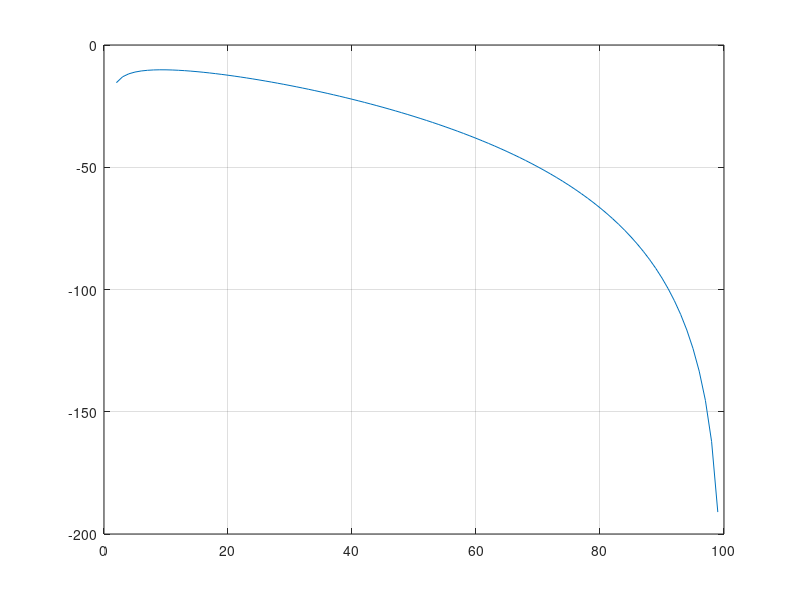
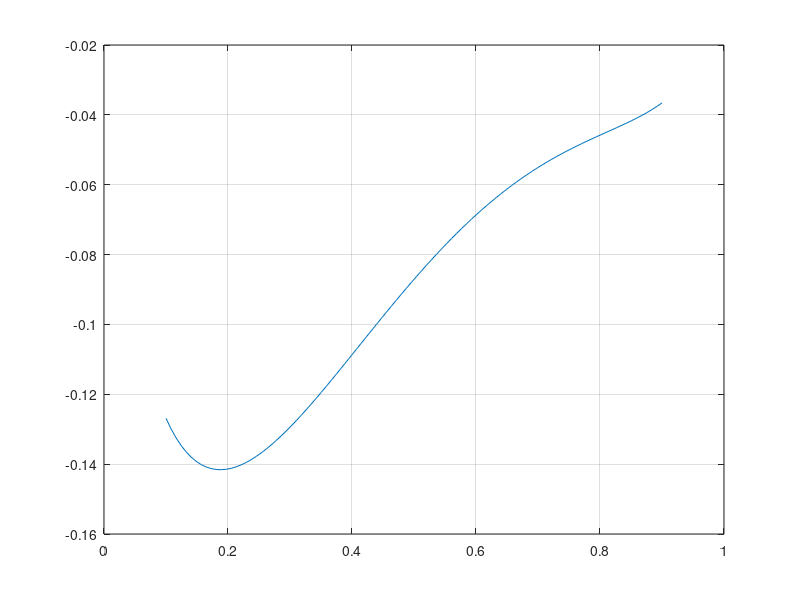
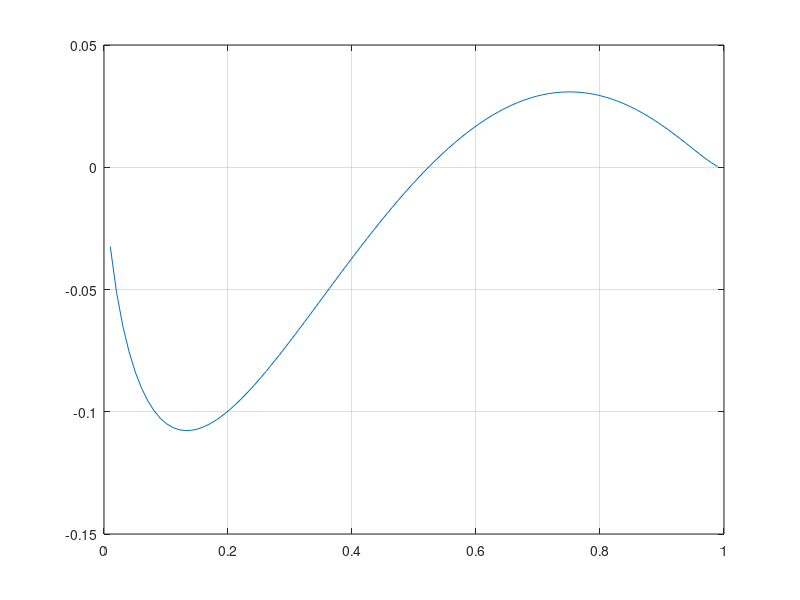

Here is the MATLAB script that generated these plots, in order: (Note: this script raises an error after producing the figures.)
function test11 

clear
clc

n1=1;
n2=10;

R=8.3144598;
T=0.5;
frac1=0.4;

frac2=1-frac1;

chi=1;

Gm=R*T*(n1*log(frac1)+n2*log(frac2)+n1*frac2*chi)

frac1_=linspace(0,1,100);

n=length(frac1_);

Gm_=zeros(1,n);
for i=1:1:n
    frac1=frac1_(i);
    frac2=1-frac1;
    Gm_(i)=R*T*(n1*log(frac1)+n2*log(frac2)+n1*frac2*chi);
end

plot(Gm_)

grid on


%==================================

n=100;

nex=100;
ney=100;

c_=linspace(0,1,n);

entropy=1;
T_theta=1;

chi=0.5-entropy*(1-T_theta/T);

kb=1.38064852d-23;

v=1/(nex*ney);

const=kb*T/v;

f=zeros(1,n);

const=1;

for i=1:1:n
    c=c_(i);
    f(i)=(c/n1)*log(c)+((1-c)/n2)*log(1-c)+chi*c*(1-c);
    f(i)=f(i)*const;
end

figure(3)

plot(c_,f)
grid on

%=================================================================

clear all

n=100;

n1=1
n2=3

R=8.3144598;
entropy=1;
T_theta=1;

T=0.5

chi=0.5-entropy*(1-T_theta/T)

% chi=0

c_=linspace(0.1,0.9,n);

f=zeros(1,n);



% chi=2.2
% 
% T=entropy*T_theta/(entropy+chi-0.5)

% n1=1;
% n2=1;

for i=1:1:n
    c1=c_(i);
    c2=1-c1;
    f(i)=c1/n1*log(c1)+c2/n2*log(1-c1)+c1*(1-c1)*chi;
%     f(i)=(1/n1-1/n2)+(1/n1)*log(c1)-(1/n2)*log(1-c1)+chi*(1-2*c1);
end

figure(2)

plot(c_,f)
grid on

% clear c
% 
% syms c
% 
% 
% vpasolve((1/n1-1/n2)+(1/n1)*log(c)-(1/n2)*log(1-c)+chi*(1-2*c)==0,c,'random',true)
% 
% vpasolve(c^2-1==0,c)

%=========================================================================

% clear all
% 
% myfun=@(c,n1,n2,chi) (1/n1-1/n2)+(1/n1)*log(c)-(1/n2)*log(1-c)+chi*(1-2*c);
% 
% n1=1;
% n2=1;
% 
% entropy=1;
% T_theta=1;
% 
% T=0.3704
% chi=0.5-entropy*(1-T_theta/T)
% 
% fun=@(c) myfun(c,n1,n2,chi)
% 
% fzero(fun,0.8)

%========================================================================

test_phase(1,20);

end